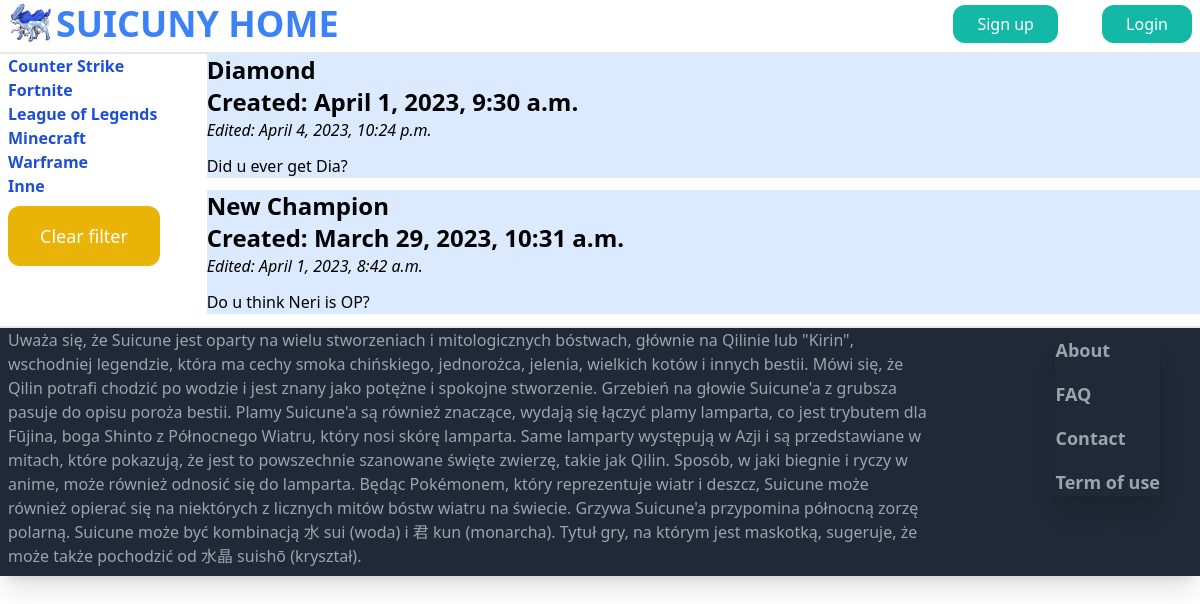
The page / on the database its author committed.
### core/models.py (models this page shows, shortened)
class Topic(models.Model):
    name = models.CharField(max_length=50)

class Room(models.Model):
    host = models.ForeignKey(User, on_delete=models.CASCADE)
    topic = models.ForeignKey(Topic, on_delete=models.CASCADE)
    name = models.CharField(max_length=20)
    description = models.TextField(blank=True, null=True)
    updated = models.DateTimeField(auto_now=True)
    created = models.DateTimeField(auto_now_add=True)
    class Meta:
        ordering = ['-updated', '-created']

### core/views.py (the view)
# urls.py: path('', views.index, name='index'),
def index(request):
    topic_id = int(request.GET.get('topic', '0'))
    topics = Topic.objects.all()
    topics = sorted(topics, key=category_sort_key)
    rooms = Room.objects.all()
    messages = Message.objects.all()
    if topic_id:
        rooms = rooms.filter(topic_id=topic_id)
    context = {'topics': topics, 'rooms': rooms, 'messages': messages, 'topic_id': topic_id}
    return render(request, 'core/index.html', context)

### core/utils.py (called while the page is built)
def category_sort_key(topic):
    if topic.name.lower() == 'inne':
        return 'zzz'
    return topic.name.lower()

### core/templates/core/index.html (shortened to what this page needs)
{% extends 'base.html' %}
{% block content %}
<footer class="flex justify-between">
    <div class="w-1/6">
        <ul>
        {% for topic in topics %}
            <li class="text-blue-700 font-bold {% if topic.id == topic_id %}bg-blue-200{% endif %}">
                <a href="{% url 'core:index' %}?topic={{topic.id}}">{{topic.name}}</a>
            </li>
        {% endfor %}
        </ul>
        <ul>
            <li><a href="{% url 'core:index' %}" class="mt-2 py-4 px-8 inline-block bg-yellow-500 text-lg rounded-xl text-white">Clear filter</a></li>
        </ul>
    </div>
    <div class="w-5/6">
        <ul>
        {% for room in rooms %}
            <div class="bg-blue-100">
                <a href="{% url 'core:room' room.id %}">
                    <li class="font-bold text-2xl">{{room.name}}</li>
                    <li class="font-semibold text-2xl">Created: {{room.created}}</li>
                    {% if room.created != room.updated %}
                        <li class="mb-3 italic">Edited: {{room.updated}}</li>
                    {% endif %}
                    {% if room.description %}
                        <li class="mb-3">{{room.description}}</li>
                    {% endif %}
                </a>
            </div>
        {% endfor %}
        </ul>
    </div>
</footer>
{% endblock content %}

### templates/base.html (shortened to what this page needs)
<!DOCTYPE html>
{% load static %}
<html>
    <head>
        <script src="https://cdn.tailwindcss.com"></script>
    </head>
    <body>
        <nav class="flex justify-between mb-2">
            <div class="flex font-bold text-4xl">
                <a href="/">
                    <img src="{% static 'images/suicune.gif' %}"" class="w-12 ml-2 rounded-xl"></img>
                </a>
                <a href="/">
                    <h1 class="pt-1 text-blue-500">SUICUNY HOME</h1>
                </a>
            </div>
            <div class="mt-3 mr-2 space-x-10">
                {% if request.user.is_authenticated %}
                <a href="{% url 'core:add_room' %}" class="px-6 py-2 br-teal-700 bg-teal-500 text-white rounded-xl hover:bg-teal-900">Add room</a>
                <a href="{% url 'core:inbox' %}" class="px-6 py-2 br-teal-700 bg-teal-500 text-white rounded-xl hover:bg-teal-900">Inbox</a>
                {% comment %} <a href="#" class="px-6 py-2 br-teal-700 bg-teal-500 text-white rounded-xl hover:bg-teal-900">Profile</a> {% endcomment %}
                <a href="#" class="px-6 py-2 br-teal-700 bg-teal-500 text-white rounded-xl hover:bg-teal-900">Log out</a>
                {% else %}
                <a href="{% url 'core:register' %}" class="px-6 py-2 br-teal-700 bg-teal-500 text-white rounded-xl hover:bg-teal-900">Sign up</a>
                <a href="{% url 'core:login' %}" class="px-6 py-2 br-teal-700 bg-teal-500 text-white rounded-xl hover:bg-teal-900">Login</a>
                {% endif %}
            </div>
        </nav>
        <hr>
        <div class="ml-2">
            {% block content %}
            {% endblock content %}
        </div>
        <hr>
        <footer class="flex justify-between shadow-xl bg-gray-800">
            <div class="ml-2 mb-2 w-4/5 pr-10 text-gray-400">
                <p>Uważa się, że Suicune jest oparty na wielu stworzeniach i mitologicznych bóstwach, głównie na Qilinie lub "Kirin", wschodniej legendzie, która ma cechy smoka chińskiego, jednorożca, jelenia, wielkich kotów i innych bestii. Mówi się, że Qilin potrafi chodzić po wodzie i jest znany jako potężne i spokojne stworzenie. Grzebień na głowie Suicune'a z grubsza pasuje do opisu poroża bestii. Plamy Suicune'a są również znaczące, wydają się łączyć plamy lamparta, co jest trybutem dla Fūjina, boga Shinto z Północnego Wiatru, który nosi skórę lamparta. Same lamparty występują w Azji i są przedstawiane w mitach, które pokazują, że jest to powszechnie szanowane święte zwierzę, takie jak Qilin. Sposób, w jaki biegnie i ryczy w anime, może również odnosić się do lamparta. Będąc Pokémonem, który reprezentuje wiatr i deszcz, Suicune może również opierać się na niektórych z licznych mitów bóstw wiatru na świecie. Grzywa Suicune'a przypomina północną zorzę polarną. Suicune może być kombinacją 水 sui (woda) i 君 kun (monarcha). Tytuł gry, na którym jest maskotką, sugeruje, że może także pochodzić od 水晶 suishō (kryształ).</p>
            </div>
            <div class="w 1/5">
                <ul class="space-y-4 mt-2 mr-10 text-gray-400 shadow-xl">
                    <li><a href="{% url 'core:about' %}" class="text-lg font-semibold">About</a></li>
                    <li><a href="{% url 'core:faq' %}" class="text-lg font-semibold">FAQ</a></li>
                    <li><a href="{% url 'core:contact' %}" class="text-lg font-semibold">Contact</a></li>
                    <li><a href="{% url 'core:tos' %}" class="text-lg font-semibold">Term of use</a></li>
                </ul>
            </div>
        </footer>
    </body>
</html>

### rows shown on the page
Topic: name "Counter Strike"
Topic: name "Fortnite"
Topic: name "League of Legends"
Topic: name "Minecraft"
Topic: name "Warframe"
Topic: name "Inne"
Room: name "Diamond", created "April 1, 2023, 9:30 a.m.", updated "April 4, 2023, 10:24 p.m.", description "Did u ever get Dia?"
Room: name "New Champion", created "March 29, 2023, 10:31 a.m.", updated "April 1, 2023, 8:42 a.m.", description "Do u think Neri is OP?"
